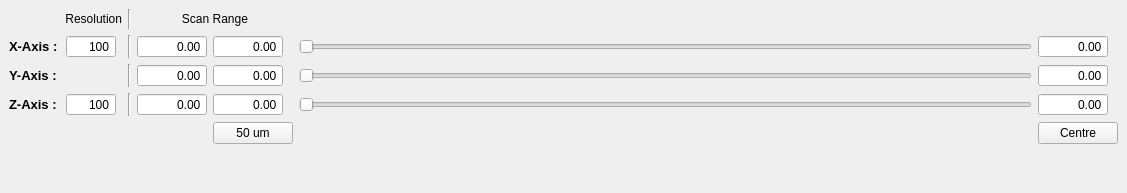
  <widget class="QDockWidget" name="scan_control_dockWidget">
   <property name="maximumSize">
    <size>
     <width>524287</width>
     <height>250</height>
    </size>
   </property>
   <property name="windowTitle">
    <string>Scan parameters</string>
   </property>
   <attribute name="dockWidgetArea">
    <number>8</number>
   </attribute>
   <widget class="QWidget" name="dockWidgetContents_3">
    <layout class="QGridLayout" name="gridLayout_3">
     <item row="0" column="0" colspan="2">
      <widget class="QLabel" name="resolutionLabel">
       <property name="sizePolicy">
        <sizepolicy hsizetype="Fixed" vsizetype="Preferred">
         <horstretch>0</horstretch>
         <verstretch>0</verstretch>
        </sizepolicy>
       </property>
       <property name="minimumSize">
        <size>
         <width>50</width>
         <height>0</height>
        </size>
       </property>
       <property name="maximumSize">
        <size>
         <width>125</width>
         <height>16777215</height>
        </size>
       </property>
       <property name="text">
        <string>Resolution</string>
       </property>
       <property name="alignment">
        <set>Qt::AlignRight|Qt::AlignTrailing|Qt::AlignVCenter</set>
       </property>
      </widget>
     </item>
     <item row="1" column="0">
      <widget class="QLabel" name="xAxisLabel">
       <property name="sizePolicy">
        <sizepolicy hsizetype="Fixed" vsizetype="Preferred">
         <horstretch>0</horstretch>
         <verstretch>0</verstretch>
        </sizepolicy>
       </property>
       <property name="font">
        <font>
         <pointsize>10</pointsize>
         <weight>75</weight>
         <bold>true</bold>
        </font>
       </property>
       <property name="text">
        <string>X-Axis :</string>
       </property>
       <property name="scaledContents">
        <bool>false</bool>
       </property>
      </widget>
     </item>
     <item row="0" column="2">
      <widget class="Line" name="line">
       <property name="orientation">
        <enum>Qt::Vertical</enum>
       </property>
      </widget>
     </item>
     <item row="1" column="1">
      <widget class="QSpinBox" name="xy_res_InputWidget">
       <property name="sizePolicy">
        <sizepolicy hsizetype="Expanding" vsizetype="Fixed">
         <horstretch>0</horstretch>
         <verstretch>0</verstretch>
        </sizepolicy>
       </property>
       <property name="maximumSize">
        <size>
         <width>50</width>
         <height>16777215</height>
        </size>
       </property>
       <property name="mouseTracking">
        <bool>true</bool>
       </property>
       <property name="focusPolicy">
        <enum>Qt::WheelFocus</enum>
       </property>
       <property name="acceptDrops">
        <bool>true</bool>
       </property>
       <property name="toolTip">
        <string>&lt;html&gt;&lt;head/&gt;&lt;body&gt;&lt;p&gt;&lt;span style=&quot; font-size:10pt; font-weight:600;&quot;&gt;XY-Resolution&lt;/span&gt;&lt;/p&gt;&lt;/body&gt;&lt;/html&gt;</string>
       </property>
       <property name="alignment">
        <set>Qt::AlignRight|Qt::AlignTrailing|Qt::AlignVCenter</set>
       </property>
       <property name="buttonSymbols">
        <enum>QAbstractSpinBox::NoButtons</enum>
       </property>
       <property name="accelerated">
        <bool>true</bool>
       </property>
       <property name="minimum">
        <number>2</number>
       </property>
       <property name="maximum">
        <number>10000</number>
       </property>
       <property name="value">
        <number>100</number>
       </property>
      </widget>
     </item>
     <item row="0" column="3" colspan="2">
      <widget class="QLabel" name="scanrangeLabel">
       <property name="text">
        <string>Scan Range</string>
       </property>
       <property name="alignment">
        <set>Qt::AlignCenter</set>
       </property>
      </widget>
     </item>
     <item row="0" column="5">
      <spacer name="horizontalSpacer_2">
       <property name="orientation">
        <enum>Qt::Horizontal</enum>
       </property>
       <property name="sizeHint" stdset="0">
        <size>
         <width>733</width>
         <height>20</height>
        </size>
       </property>
      </spacer>
     </item>
     <item row="1" column="2">
      <widget class="Line" name="line_2">
       <property name="orientation">
        <enum>Qt::Vertical</enum>
       </property>
      </widget>
     </item>
     <item row="1" column="4">
      <widget class="ScienDSpinBox" name="x_max_InputWidget">
       <property name="sizePolicy">
        <sizepolicy hsizetype="Expanding" vsizetype="Fixed">
         <horstretch>0</horstretch>
         <verstretch>0</verstretch>
        </sizepolicy>
       </property>
       <property name="minimumSize">
        <size>
         <width>70</width>
         <height>0</height>
        </size>
       </property>
       <property name="maximumSize">
        <size>
         <width>50</width>
         <height>16777215</height>
        </size>
       </property>
       <property name="mouseTracking">
        <bool>true</bool>
       </property>
       <property name="focusPolicy">
        <enum>Qt::WheelFocus</enum>
       </property>
       <property name="acceptDrops">
        <bool>true</bool>
       </property>
       <property name="toolTip">
        <string>&lt;html&gt;&lt;head/&gt;&lt;body&gt;&lt;p&gt;&lt;span style=&quot; font-size:10pt; font-weight:600;&quot;&gt;X_Max&lt;/span&gt;&lt;/p&gt;&lt;/body&gt;&lt;/html&gt;</string>
       </property>
       <property name="alignment">
        <set>Qt::AlignRight|Qt::AlignTrailing|Qt::AlignVCenter</set>
       </property>
       <property name="buttonSymbols">
        <enum>QAbstractSpinBox::NoButtons</enum>
       </property>
       <property name="accelerated">
        <bool>true</bool>
       </property>
       <property name="decimals">
        <number>2</number>
       </property>
       <property name="minimum">
        <double>-200.000000000000000</double>
       </property>
       <property name="maximum">
        <double>200.000000000000000</double>
       </property>
      </widget>
     </item>
     <item row="1" column="5">
      <widget class="QSlider" name="x_SliderWidget">
       <property name="minimumSize">
        <size>
         <width>150</width>
         <height>0</height>
        </size>
       </property>
       <property name="singleStep">
        <number>1</number>
       </property>
       <property name="orientation">
        <enum>Qt::Horizontal</enum>
       </property>
      </widget>
     </item>
     <item row="1" column="6">
      <widget class="ScienDSpinBox" name="x_current_InputWidget">
       <property name="sizePolicy">
        <sizepolicy hsizetype="Expanding" vsizetype="Fixed">
         <horstretch>0</horstretch>
         <verstretch>0</verstretch>
        </sizepolicy>
       </property>
       <property name="minimumSize">
        <size>
         <width>70</width>
         <height>0</height>
        </size>
       </property>
       <property name="maximumSize">
        <size>
         <width>50</width>
         <height>16777215</height>
        </size>
       </property>
       <property name="mouseTracking">
        <bool>true</bool>
       </property>
       <property name="focusPolicy">
        <enum>Qt::WheelFocus</enum>
       </property>
       <property name="acceptDrops">
        <bool>true</bool>
       </property>
       <property name="toolTip">
        <string>&lt;html&gt;&lt;head/&gt;&lt;body&gt;&lt;p&gt;&lt;span style=&quot; font-size:10pt; font-weight:600;&quot;&gt;X-position&lt;/span&gt;&lt;/p&gt;&lt;/body&gt;&lt;/html&gt;</string>
       </property>
       <property name="alignment">
        <set>Qt::AlignRight|Qt::AlignTrailing|Qt::AlignVCenter</set>
       </property>
       <property name="buttonSymbols">
        <enum>QAbstractSpinBox::NoButtons</enum>
       </property>
       <property name="accelerated">
        <bool>true</bool>
       </property>
       <property name="decimals">
        <number>2</number>
       </property>
       <property name="minimum">
        <double>-1000.000000000000000</double>
       </property>
       <property name="maximum">
        <double>1000.000000000000000</double>
       </property>
       <property name="singleStep">
        <double>0.010000000000000</double>
       </property>
      </widget>
     </item>
     <item row="2" column="0">
      <widget class="QLabel" name="yAxisLabel">
       <property name="sizePolicy">
        <sizepolicy hsizetype="Fixed" vsizetype="Preferred">
         <horstretch>0</horstretch>
         <verstretch>0</verstretch>
        </sizepolicy>
       </property>
       <property name="font">
        <font>
         <pointsize>10</pointsize>
         <weight>75</weight>
         <bold>true</bold>
        </font>
       </property>
       <property name="text">
        <string>Y-Axis :</string>
       </property>
      </widget>
     </item>
     <item row="2" column="1">
      <spacer name="horizontalSpacer_3">
       <property name="orientation">
        <enum>Qt::Horizontal</enum>
       </property>
       <property name="sizeType">
        <enum>QSizePolicy::Fixed</enum>
       </property>
       <property name="sizeHint" stdset="0">
        <size>
         <width>56</width>
         <height>20</height>
        </size>
       </property>
      </spacer>
     </item>
     <item row="2" column="2">
      <widget class="Line" name="line_3">
       <property name="orientation">
        <enum>Qt::Vertical</enum>
       </property>
      </widget>
     </item>
     <item row="2" column="3">
      <widget class="ScienDSpinBox" name="y_min_InputWidget">
       <property name="sizePolicy">
        <sizepolicy hsizetype="Expanding" vsizetype="Fixed">
         <horstretch>0</horstretch>
         <verstretch>0</verstretch>
        </sizepolicy>
       </property>
       <property name="minimumSize">
        <size>
         <width>70</width>
         <height>0</height>
        </size>
       </property>
       <property name="maximumSize">
        <size>
         <width>50</width>
         <height>16777215</height>
        </size>
       </property>
       <property name="mouseTracking">
        <bool>true</bool>
       </property>
       <property name="focusPolicy">
        <enum>Qt::WheelFocus</enum>
       </property>
       <property name="acceptDrops">
        <bool>true</bool>
       </property>
       <property name="toolTip">
        <string>&lt;html&gt;&lt;head/&gt;&lt;body&gt;&lt;p&gt;&lt;span style=&quot; font-size:10pt; font-weight:600;&quot;&gt;Y_Min&lt;/span&gt;&lt;/p&gt;&lt;/body&gt;&lt;/html&gt;</string>
       </property>
       <property name="alignment">
        <set>Qt::AlignRight|Qt::AlignTrailing|Qt::AlignVCenter</set>
       </property>
       <property name="buttonSymbols">
        <enum>QAbstractSpinBox::NoButtons</enum>
       </property>
       <property name="accelerated">
        <bool>true</bool>
       </property>
       <property name="decimals">
        <number>2</number>
       </property>
       <property name="minimum">
        <double>-200.000000000000000</double>
       </property>
       <property name="maximum">
        <double>200.000000000000000</double>
       </property>
      </widget>
     </item>
     <item row="2" column="4">
      <widget class="ScienDSpinBox" name="y_max_InputWidget">
       <property name="sizePolicy">
        <sizepolicy hsizetype="Expanding" vsizetype="Fixed">
         <horstretch>0</horstretch>
         <verstretch>0</verstretch>
        </sizepolicy>
       </property>
       <property name="minimumSize">
        <size>
         <width>70</width>
         <height>0</height>
        </size>
       </property>
       <property name="maximumSize">
        <size>
         <width>50</width>
         <height>16777215</height>
        </size>
       </property>
       <property name="mouseTracking">
        <bool>true</bool>
       </property>
       <property name="focusPolicy">
        <enum>Qt::WheelFocus</enum>
       </property>
       <property name="acceptDrops">
        <bool>true</bool>
       </property>
       <property name="toolTip">
        <string>&lt;html&gt;&lt;head/&gt;&lt;body&gt;&lt;p&gt;&lt;span style=&quot; font-size:10pt; font-weight:600;&quot;&gt;Y_Max&lt;/span&gt;&lt;/p&gt;&lt;/body&gt;&lt;/html&gt;</string>
       </property>
       <property name="alignment">
        <set>Qt::AlignRight|Qt::AlignTrailing|Qt::AlignVCenter</set>
       </property>
       <property name="buttonSymbols">
        <enum>QAbstractSpinBox::NoButtons</enum>
       </property>
       <property name="accelerated">
        <bool>true</bool>
       </property>
       <property name="decimals">
        <number>2</number>
       </property>
       <property name="minimum">
        <double>-200.000000000000000</double>
       </property>
       <property name="maximum">
        <double>200.000000000000000</double>
       </property>
      </widget>
     </item>
     <item row="2" column="5">
      <widget class="QSlider" name="y_SliderWidget">
       <property name="sizePolicy">
        <sizepolicy hsizetype="Expanding" vsizetype="Fixed">
         <horstretch>0</horstretch>
         <verstretch>0</verstretch>
        </sizepolicy>
       </property>
       <property name="minimumSize">
        <size>
         <width>150</width>
         <height>0</height>
        </size>
       </property>
       <property name="sizeIncrement">
        <size>
         <width>0</width>
         <height>0</height>
        </size>
       </property>
       <property name="baseSize">
        <size>
         <width>0</width>
         <height>0</height>
        </size>
       </property>
       <property name="focusPolicy">
        <enum>Qt::StrongFocus</enum>
       </property>
       <property name="orientation">
        <enum>Qt::Horizontal</enum>
       </property>
      </widget>
     </item>
     <item row="2" column="6">
      <widget class="ScienDSpinBox" name="y_current_InputWidget">
       <property name="sizePolicy">
        <sizepolicy hsizetype="Expanding" vsizetype="Fixed">
         <horstretch>0</horstretch>
         <verstretch>0</verstretch>
        </sizepolicy>
       </property>
       <property name="minimumSize">
        <size>
         <width>70</width>
         <height>0</height>
        </size>
       </property>
       <property name="maximumSize">
        <size>
         <width>50</width>
         <height>16777215</height>
        </size>
       </property>
       <property name="mouseTracking">
        <bool>true</bool>
       </property>
       <property name="focusPolicy">
        <enum>Qt::WheelFocus</enum>
       </property>
       <property name="acceptDrops">
        <bool>true</bool>
       </property>
       <property name="toolTip">
        <string>&lt;html&gt;&lt;head/&gt;&lt;body&gt;&lt;p&gt;&lt;span style=&quot; font-size:10pt; font-weight:600;&quot;&gt;Y-position&lt;/span&gt;&lt;/p&gt;&lt;/body&gt;&lt;/html&gt;</string>
       </property>
       <property name="alignment">
        <set>Qt::AlignRight|Qt::AlignTrailing|Qt::AlignVCenter</set>
       </property>
       <property name="buttonSymbols">
        <enum>QAbstractSpinBox::NoButtons</enum>
       </property>
       <property name="accelerated">
        <bool>true</bool>
       </property>
       <property name="decimals">
        <number>2</number>
       </property>
       <property name="minimum">
        <double>-1000.000000000000000</double>
       </property>
       <property name="maximum">
        <double>1000.000000000000000</double>
       </property>
       <property name="singleStep">
        <double>0.010000000000000</double>
       </property>
      </widget>
     </item>
     <item row="3" column="0">
      <widget class="QLabel" name="zAxisLabel">
       <property name="sizePolicy">
        <sizepolicy hsizetype="Fixed" vsizetype="Preferred">
         <horstretch>0</horstretch>
         <verstretch>0</verstretch>
        </sizepolicy>
       </property>
       <property name="minimumSize">
        <size>
         <width>51</width>
         <height>0</height>
        </size>
       </property>
       <property name="font">
        <font>
         <pointsize>10</pointsize>
         <weight>75</weight>
         <bold>true</bold>
        </font>
       </property>
       <property name="text">
        <string>Z-Axis :</string>
       </property>
      </widget>
     </item>
     <item row="3" column="1">
      <widget class="QSpinBox" name="z_res_InputWidget">
       <property name="sizePolicy">
        <sizepolicy hsizetype="Expanding" vsizetype="Fixed">
         <horstretch>0</horstretch>
         <verstretch>0</verstretch>
        </sizepolicy>
       </property>
       <property name="maximumSize">
        <size>
         <width>50</width>
         <height>16777215</height>
        </size>
       </property>
       <property name="mouseTracking">
        <bool>true</bool>
       </property>
       <property name="focusPolicy">
        <enum>Qt::WheelFocus</enum>
       </property>
       <property name="acceptDrops">
        <bool>true</bool>
       </property>
       <property name="toolTip">
        <string>&lt;html&gt;&lt;head/&gt;&lt;body&gt;&lt;p&gt;&lt;span style=&quot; font-size:10pt; font-weight:600;&quot;&gt;Z-Resolution&lt;/span&gt;&lt;/p&gt;&lt;/body&gt;&lt;/html&gt;</string>
       </property>
       <property name="alignment">
        <set>Qt::AlignRight|Qt::AlignTrailing|Qt::AlignVCenter</set>
       </property>
       <property name="buttonSymbols">
        <enum>QAbstractSpinBox::NoButtons</enum>
       </property>
       <property name="accelerated">
        <bool>true</bool>
       </property>
       <property name="minimum">
        <number>2</number>
       </property>
       <property name="maximum">
        <number>10000</number>
       </property>
       <property name="value">
        <number>100</number>
       </property>
      </widget>
     </item>
     <item row="3" column="2">
      <widget class="Line" name="line_4">
       <property name="orientation">
        <enum>Qt::Vertical</enum>
       </property>
      </widget>
     </item>
     <item row="3" column="3">
      <widget class="ScienDSpinBox" name="z_min_InputWidget">
       <property name="sizePolicy">
        <sizepolicy hsizetype="Expanding" vsizetype="Fixed">
         <horstretch>0</horstretch>
         <verstretch>0</verstretch>
        </sizepolicy>
       </property>
       <property name="minimumSize">
        <size>
         <width>70</width>
         <height>0</height>
        </size>
       </property>
       <property name="maximumSize">
        <size>
         <width>50</width>
         <height>16777215</height>
        </size>
       </property>
       <property name="mouseTracking">
        <bool>true</bool>
       </property>
       <property name="focusPolicy">
        <enum>Qt::WheelFocus</enum>
       </property>
       <property name="acceptDrops">
        <bool>true</bool>
       </property>
       <property name="toolTip">
        <string>&lt;html&gt;&lt;head/&gt;&lt;body&gt;&lt;p&gt;&lt;span style=&quot; font-size:10pt; font-weight:600;&quot;&gt;Z_Min&lt;/span&gt;&lt;/p&gt;&lt;/body&gt;&lt;/html&gt;</string>
       </property>
       <property name="alignment">
        <set>Qt::AlignRight|Qt::AlignTrailing|Qt::AlignVCenter</set>
       </property>
       <property name="buttonSymbols">
        <enum>QAbstractSpinBox::NoButtons</enum>
       </property>
       <property name="accelerated">
        <bool>true</bool>
       </property>
       <property name="decimals">
        <number>2</number>
       </property>
       <property name="minimum">
        <double>-200.000000000000000</double>
       </property>
       <property name="maximum">
        <double>200.000000000000000</double>
       </property>
      </widget>
     </item>
     <item row="3" column="4">
      <widget class="ScienDSpinBox" name="z_max_InputWidget">
       <property name="sizePolicy">
        <sizepolicy hsizetype="Expanding" vsizetype="Fixed">
         <horstretch>0</horstretch>
         <verstretch>0</verstretch>
        </sizepolicy>
       </property>
       <property name="minimumSize">
        <size>
         <width>70</width>
         <height>0</height>
        </size>
       </property>
       <property name="maximumSize">
        <size>
         <width>50</width>
         <height>16777215</height>
        </size>
       </property>
       <property name="mouseTracking">
        <bool>true</bool>
       </property>
       <property name="focusPolicy">
        <enum>Qt::WheelFocus</enum>
       </property>
       <property name="acceptDrops">
        <bool>true</bool>
       </property>
       <property name="toolTip">
        <string>&lt;html&gt;&lt;head/&gt;&lt;body&gt;&lt;p&gt;&lt;span style=&quot; font-size:10pt; font-weight:600;&quot;&gt;Z_Max&lt;/span&gt;&lt;/p&gt;&lt;/body&gt;&lt;/html&gt;</string>
       </property>
       <property name="alignment">
        <set>Qt::AlignRight|Qt::AlignTrailing|Qt::AlignVCenter</set>
       </property>
       <property name="buttonSymbols">
        <enum>QAbstractSpinBox::NoButtons</enum>
       </property>
       <property name="accelerated">
        <bool>true</bool>
       </property>
       <property name="decimals">
        <number>2</number>
       </property>
       <property name="minimum">
        <double>-200.000000000000000</double>
       </property>
       <property name="maximum">
        <double>200.000000000000000</double>
       </property>
      </widget>
     </item>
     <item row="3" column="5">
      <widget class="QSlider" name="z_SliderWidget">
       <property name="minimumSize">
        <size>
         <width>150</width>
         <height>0</height>
        </size>
       </property>
       <property name="orientation">
        <enum>Qt::Horizontal</enum>
       </property>
      </widget>
     </item>
     <item row="3" column="6">
      <widget class="ScienDSpinBox" name="z_current_InputWidget">
       <property name="sizePolicy">
        <sizepolicy hsizetype="Expanding" vsizetype="Fixed">
         <horstretch>0</horstretch>
         <verstretch>0</verstretch>
        </sizepolicy>
       </property>
       <property name="minimumSize">
        <size>
         <width>70</width>
         <height>0</height>
        </size>
       </property>
       <property name="maximumSize">
        <size>
         <width>50</width>
         <height>16777215</height>
        </size>
       </property>
       <property name="mouseTracking">
        <bool>true</bool>
       </property>
       <property name="focusPolicy">
        <enum>Qt::WheelFocus</enum>
       </property>
       <property name="acceptDrops">
        <bool>true</bool>
       </property>
       <property name="toolTip">
        <string>&lt;html&gt;&lt;head/&gt;&lt;body&gt;&lt;p&gt;&lt;span style=&quot; font-size:10pt; font-weight:600;&quot;&gt;Z-position&lt;/span&gt;&lt;/p&gt;&lt;/body&gt;&lt;/html&gt;</string>
       </property>
       <property name="alignment">
        <set>Qt::AlignRight|Qt::AlignTrailing|Qt::AlignVCenter</set>
       </property>
       <property name="buttonSymbols">
        <enum>QAbstractSpinBox::NoButtons</enum>
       </property>
       <property name="decimals">
        <number>2</number>
       </property>
       <property name="minimum">
        <double>-1000.000000000000000</double>
       </property>
       <property name="maximum">
        <double>1000.000000000000000</double>
       </property>
       <property name="singleStep">
        <double>0.010000000000000</double>
       </property>
      </widget>
     </item>
     <item row="5" column="5">
      <spacer name="verticalSpacer_2">
       <property name="orientation">
        <enum>Qt::Vertical</enum>
       </property>
       <property name="sizeHint" stdset="0">
        <size>
         <width>20</width>
         <height>40</height>
        </size>
       </property>
      </spacer>
     </item>
     <item row="1" column="3">
      <widget class="ScienDSpinBox" name="x_min_InputWidget">
       <property name="sizePolicy">
        <sizepolicy hsizetype="Expanding" vsizetype="Fixed">
         <horstretch>0</horstretch>
         <verstretch>0</verstretch>
        </sizepolicy>
       </property>
       <property name="minimumSize">
        <size>
         <width>70</width>
         <height>0</height>
        </size>
       </property>
       <property name="maximumSize">
        <size>
         <width>50</width>
         <height>16777215</height>
        </size>
       </property>
       <property name="mouseTracking">
        <bool>true</bool>
       </property>
       <property name="focusPolicy">
        <enum>Qt::WheelFocus</enum>
       </property>
       <property name="acceptDrops">
        <bool>true</bool>
       </property>
       <property name="toolTip">
        <string>&lt;html&gt;&lt;head/&gt;&lt;body&gt;&lt;p&gt;&lt;span style=&quot; font-size:10pt; font-weight:600;&quot;&gt;X_Min&lt;/span&gt;&lt;/p&gt;&lt;/body&gt;&lt;/html&gt;</string>
       </property>
       <property name="alignment">
        <set>Qt::AlignRight|Qt::AlignTrailing|Qt::AlignVCenter</set>
       </property>
       <property name="buttonSymbols">
        <enum>QAbstractSpinBox::NoButtons</enum>
       </property>
       <property name="accelerated">
        <bool>true</bool>
       </property>
       <property name="decimals">
        <number>2</number>
       </property>
       <property name="minimum">
        <double>-200.000000000000000</double>
       </property>
       <property name="maximum">
        <double>200.000000000000000</double>
       </property>
       <property name="singleStep">
        <double>0.100000000000000</double>
       </property>
      </widget>
     </item>
     <item row="4" column="4">
      <widget class="QPushButton" name="range_50um_btn">
       <property name="text">
        <string>50 um</string>
       </property>
      </widget>
     </item>
     <item row="4" column="6">
      <widget class="QPushButton" name="centre_scan_btn">
       <property name="text">
        <string>Centre</string>
       </property>
      </widget>
     </item>
    </layout>
   </widget>
  </widget>
